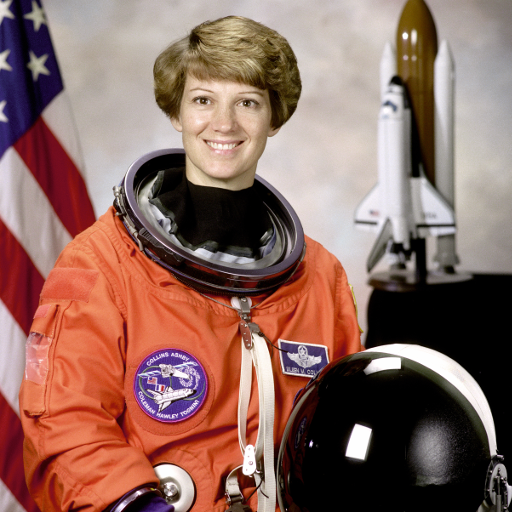
#> input picture skimage.data.astronaut(), 512 x 512 px
$ jupyter execute Computation_with_NumPy_and_N_Dimensional_Arrays.ipynb
#> lines starting #> are read from the running program, lines starting #| are printed output that depends on the picture
# Introduction

In this notebook we'll learn how to use NumPy to work with numerical data.

# Import Statements

[cell 1]
import numpy as np

import matplotlib.pyplot as plt
# from scipy import misc # contains an image of a racoon! - no more image supplies
from skimage import data # importing images
from PIL import Image # for reading image files

# Understanding NumPy's ndarray

NumPy's most amazing feature is the **powerful** ndarray.

#### 1-Dimensional Arrays (Vectors)

[cell 2]
my_array = np.array([1.1, 9.2, 8.1, 4.7])

[cell 3]
my_array.shape

[cell 4]
my_array[2]

[cell 5]
my_array.ndim

#### 2-Dimensional Arrays (Matrices)

[cell 6]
array_2d = np.array([[1, 2, 3, 9],
                     [5, 6, 7, 8]])

[cell 7]
print(f'array_2d has {array_2d.ndim} dimensions')
print(f'Its shape is {array_2d.shape}')
print(f'It has {array_2d.shape[0]} rows and {array_2d.shape[1]} columns')
print(array_2d)

[cell 8]
array_2d[1, 2]

[cell 9]
array_2d[0, :]

#### N-Dimensional Arrays (Tensors)

**Challenge**:
* How many dimensions does the array below have?
* What is its shape (i.e., how many elements are along each axis)?
* Try to access the value `18` in the last line of code.
* Try to retrieve a 1 dimensional vector with the values `[97, 0, 27, 18]`
* Try to retrieve a (3,2) matrix with the values `[[ 0,  4], [ 7,  5], [ 5, 97]]`

*Hint*: You can use the `:` operator just as with Python Lists.

[cell 10]
mystery_array = np.array([[[0, 1, 2, 3],
                           [4, 5, 6, 7]],

                         [[7, 86, 6, 98],
                          [5, 1, 0, 4]],

                          [[5, 36, 32, 48],
                           [97, 0, 27, 18]]])

# Note all the square brackets!

[cell 11]
mystery_array.ndim

[cell 12]
print(f'Its shape has {mystery_array.shape[1]} rows and {mystery_array.shape[2]} columns')

[cell 13]
mystery_array[2][1][3]

[cell 14]
mystery_array[2,1,:]

[cell 15]
mystery_array[:,:,0]

# NumPy Mini-Challenges

#### **Challenge 1**: Use [`.arange()`](https://numpy.org/devdocs/reference/generated/numpy.arange.html)to createa a vector `a` with values ranging from 10 to 29. You should get this:

`print(a)`

`[10 11 12 13 14 15 16 17 18 19 20 21 22 23 24 25 26 27 28 29]`

[cell 16]
a = np.arange(10, 30)
print(a)

#### **Challenge 2**: Use Python slicing techniques on `a` to:
* Create an array containing only the last 3 values of `a`
* Create a subset with only the 4th, 5th, and 6th values
* Create a subset of `a` containing all the values except for the first 12 (i.e., `[22, 23, 24, 25, 26, 27, 28, 29]`)
* Create a subset that only contains the even numbers (i.e, every second number)

[cell 17]
a[-3:]

[cell 18]
a[3:6]

[cell 19]
len(a)

[cell 20]
a[12:]

[cell 21]
a[a%2 == 0]

[cell 22]
a[a%2 != 0]

#### **Challenge 3**:Reverse the order of the values in `a`, so that the first element comes last:

`[29, 28, 27, 26, 25, 24, 23, 22, 21, 20, 19, 18, 17, 16, 15, 14, 13,
       12, 11, 10]`

If you need a hint, you can check out this part of the [NumPy beginner's guide](
https://numpy.org/devdocs/user/absolute_beginners.html#how-to-reverse-an-array)

[cell 23]
reserved_a = np.flip(a)
print(reserved_a)

#### **Challenge 4**: Print out all the indices of the non-zero elements in this array: [6,0,9,0,0,5,0]

[cell 24]
b = np.array([6,0,9,0,0,5,0])
b[b != 0]

#### **Challenge 5**: Use NumPy to generate a 3x3x3 array with random numbers

Hint: Use the [`.random()` function](https://numpy.org/doc/stable/reference/random/index.html?highlight=random#module-numpy.random)

[cell 25]
array_3d = np.random.randint(0, 10, size=(3,3,3))
print(array_3d)

#### **Challenge 6**: Use [`.linspace()`](https://numpy.org/doc/stable/reference/generated/numpy.linspace.html) to create a vector `x` of size 9 with values spaced out evenly between 0 to 100 (both included).

[cell 26]
x = np.linspace(0, 100, 9)
print(x)

#### **Challenge 7**: Use [`.linspace()`](https://numpy.org/doc/stable/reference/generated/numpy.linspace.html) to create another vector `y` of size 9 with values between -3 to 3 (both included). Then plot `x` and `y` on a line chart using Matplotlib.

[cell 27]
import matplotlib.pyplot as plt

[cell 28]
y = np.linspace(-3, 3, 9)

[cell 29]
plt.plot(x, y)
plt.show()
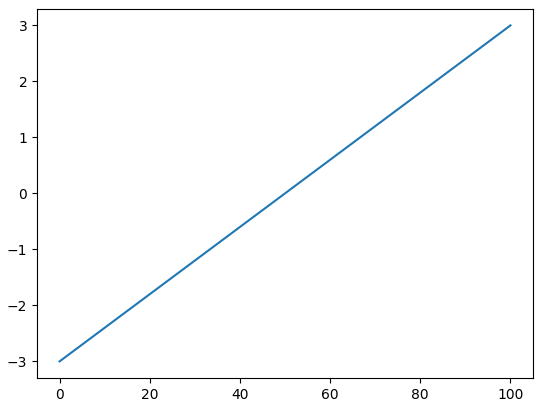
#> figure drawn by matplotlib, 1 panel

#### **Challenge 8**: Use NumPy to generate an array called `noise` with shape 128x128x3 that has random values. Then use Matplotlib's [`.imshow()`](https://matplotlib.org/3.1.1/api/_as_gen/matplotlib.pyplot.imshow.html) to display the array as an image.

[cell 30]
noise = np.random.rand(128, 128, 3)

[cell 31]
plt.imshow(noise)
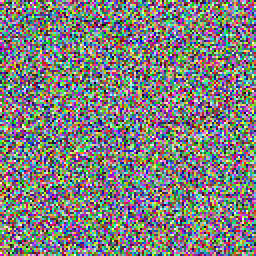
#> shown: shape (128, 128, 3) float64 (shown 2 times larger); mean R, G, B 0.499, 0.499, 0.495

# Linear Algebra with Vectors

[cell 32]
v1 = np.array([4, 5, 2, 7])
v2 = np.array([2, 1, 3, 3])

[cell 33]
# Python Lists vs ndarrays
list1 = [4, 5, 2, 7]
list2 = [2, 1, 3, 3]

[cell 34]
v1 + v2

[cell 35]
list1 + list2

# Broadcasting and Scalars

[cell 36]
v1 + 3

[cell 37]
v2 + 3

[cell 38]
v1 * 0

[cell 39]
v2 * 10

# Matrix Multiplication with @ and .matmul()

[cell 40]
a1 = np.array([[1, 3],
               [0, 1],
               [6, 2],
               [9, 7]])

b1 = np.array([[4, 1, 3],
               [5, 8, 5]])

print(f'{a1.shape}: a has {a1.shape[0]} rows and {a1.shape[1]} columns.')
print(f'{b1.shape}: b has {b1.shape[0]} rows and {b1.shape[1]} columns.')
print('Dimensions of result: (4x2)*(2x3)=(4x3)')

**Challenge**: Let's multiply `a1` with `b1`. Looking at the wikipedia example above, work out the values for c12 and c33 on paper. Then use the [`.matmul()`](https://numpy.org/doc/stable/reference/generated/numpy.matmul.html) function or the `@` operator to check your work.

[cell 41]
a1[0][0]*b1[0][1] + a1[0][1]*b1[1][1]

[cell 42]
a1[2][0]*b1[0][2] + a1[2][1]*b1[1][2]

[cell 43]
np.matmul(a1, b1)

[cell 44]
a1 @ b1

# Manipulating Images as ndarrays

[cell 45]
img = data.astronaut()
#> img is the input picture: shape (512, 512, 3); mean R, G, B 141.6, 105.8, 96.5
plt.imshow(img)
plt.axis('off')
plt.show()

**Challenge**: What is the data type of `img`? Also, what is the shape of `img` and how many dimensions does it have? What is the resolution of the image?

[cell 46]
type(img)

[cell 47]
img.shape
#> Out = (512, 512, 3)

[cell 48]
img.ndim
#> Out = 3

**Challenge**: Convert the image to black and white. The values in our `img` range from 0 to 255.
* Divide all the values by 255 to convert them to sRGB, where all the values are between 0 and 1.
* Next, multiply the sRGB array by the `grey_vals` to convert the image to grey scale.
* Finally use Matplotlib's [`.imshow()`](https://matplotlib.org/3.1.1/api/_as_gen/matplotlib.pyplot.imshow.html) together with the colormap parameter set to gray `cmap=gray` to look at the results.

[cell 49]
sRGB_array = img / 255
grey_vals = np.array([0.2126, 0.7152, 0.0722])

[cell 50]
img_gray = sRGB_array @ grey_vals
img_gray = np.matmul(sRGB_array, grey_vals)

[cell 51]
plt.imshow(img_gray, cmap='gray')
plt.axis('off')
plt.show()

**Challenge**: Can you manipulate the images by doing some operations on the underlying ndarrays? See if you can change the values in the ndarray so that:

1) You flip the grayscale image upside down

2) Rotate the colour image

3) Invert (i.e., solarize) the colour image. To do this you need to converting all the pixels to their "opposite" value, so black (0) becomes white (255).

#### Challenge Solutions

[cell 52]
upside_down = np.flip(img_gray, axis=0)
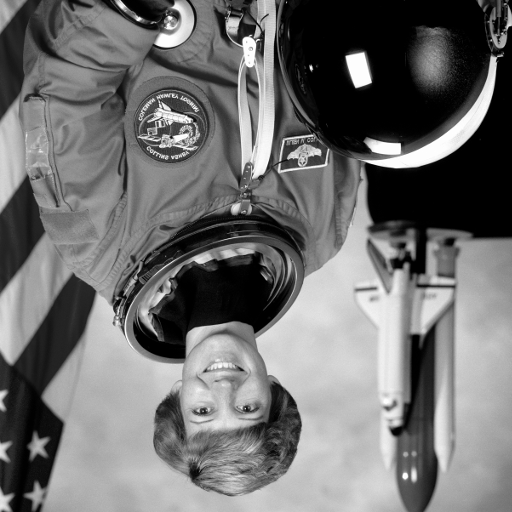
#> upside_down: shape (512, 512) float64; min 0, max 1, mean 0.442
plt.imshow(upside_down, cmap='gray')
plt.axis('off')
plt.show()

[cell 53]
rotate_pic = np.rot90(img)
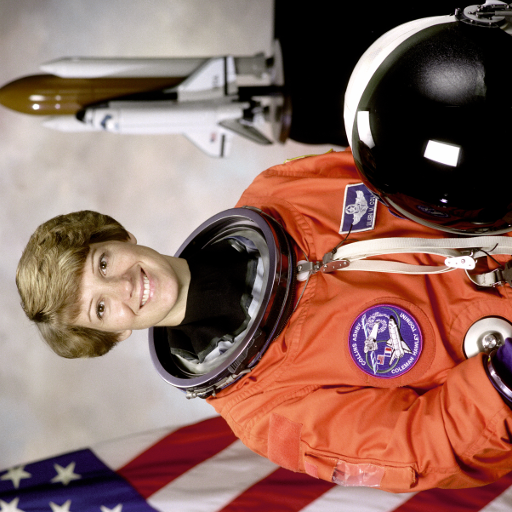
#> rotate_pic: shape (512, 512, 3); mean R, G, B 141.6, 105.8, 96.5
plt.imshow(rotate_pic)
plt.axis('off')
plt.show()

[cell 54]
inverted_pic = 255 - img
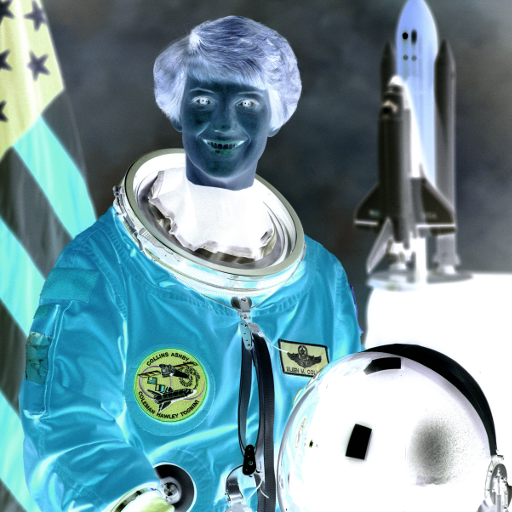
#> inverted_pic: shape (512, 512, 3); mean R, G, B 113.4, 149.2, 158.5
plt.imshow(inverted_pic)
plt.axis('off')
plt.show()

# Use your Own Image!

[cell 55]
file_name = 'yummy_macarons.jpg'

#### Use PIL to open

[cell 56]
my_img = Image.open(file_name)
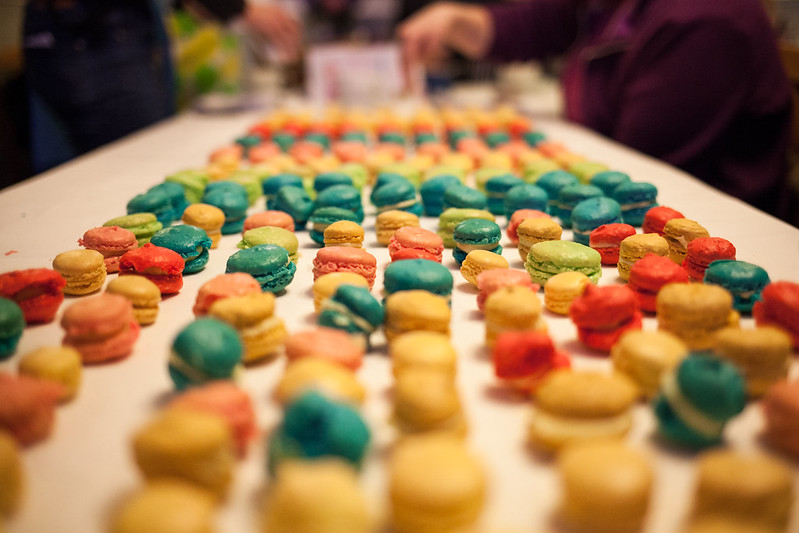
#> input picture yummy_macarons.jpg, 799 x 533 px
#> my_img is the input picture: PIL image 799x533 RGB; mean R, G, B 156.7, 118.6, 78.2
img_array = np.array(my_img)
plt.imshow(img_array)
plt.axis('off')
plt.show()

[cell 57]
type(img_array)

[cell 58]
img_array.shape
#> Out = (533, 799, 3)

[cell 59]
img_array.ndim
#> Out = 3

[cell 60]
flipped_img = np.flip(img_array, axis=0)
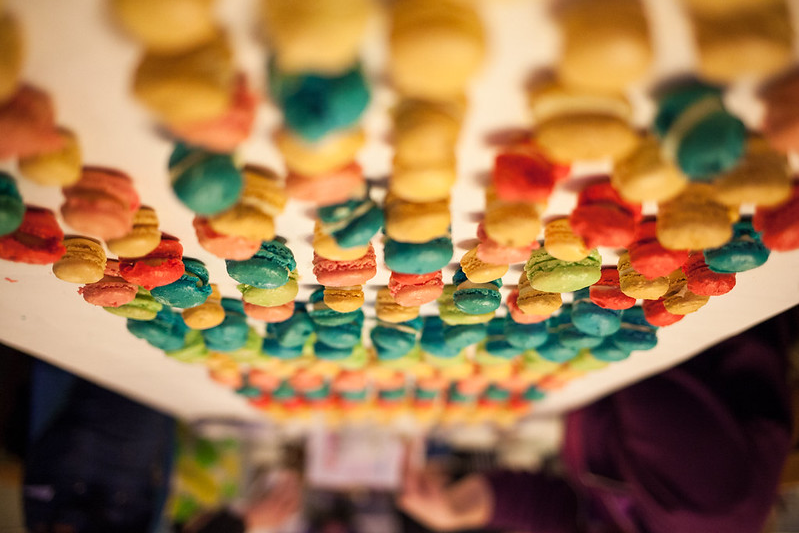
#> flipped_img: shape (533, 799, 3); mean R, G, B 156.7, 118.6, 78.2
plt.imshow(flipped_img)
plt.axis('off')
plt.show()

[cell 61]
rotated_img = np.rot90(img_array)
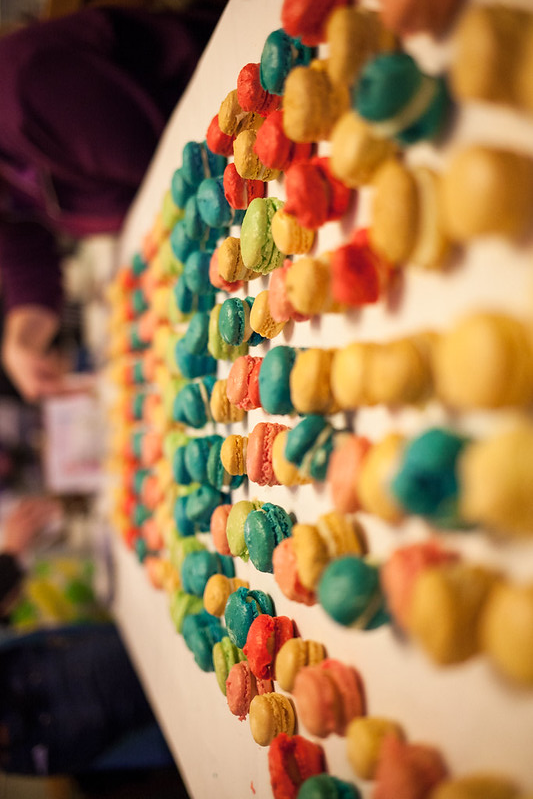
#> rotated_img: shape (799, 533, 3); mean R, G, B 156.7, 118.6, 78.2
plt.imshow(rotated_img)
plt.axis('off')
plt.show()

[cell 62]
sRGB_img = img_array / 255
grey_my_image = sRGB_img @ grey_vals
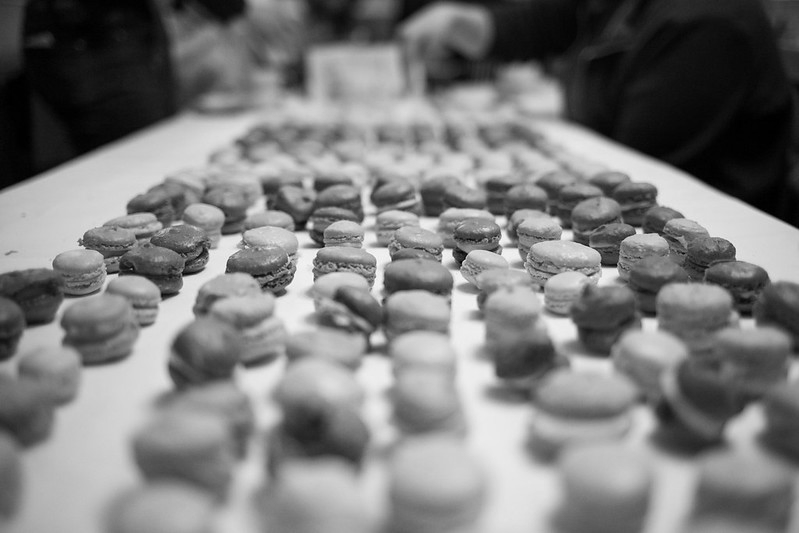
#> grey_my_image: shape (533, 799) float64; min 0, max 0.99, mean 0.485
plt.imshow(grey_my_image, cmap='gray')
plt.axis('off')
plt.show()

[cell 63]
inverted_my_img = 255 - img_array
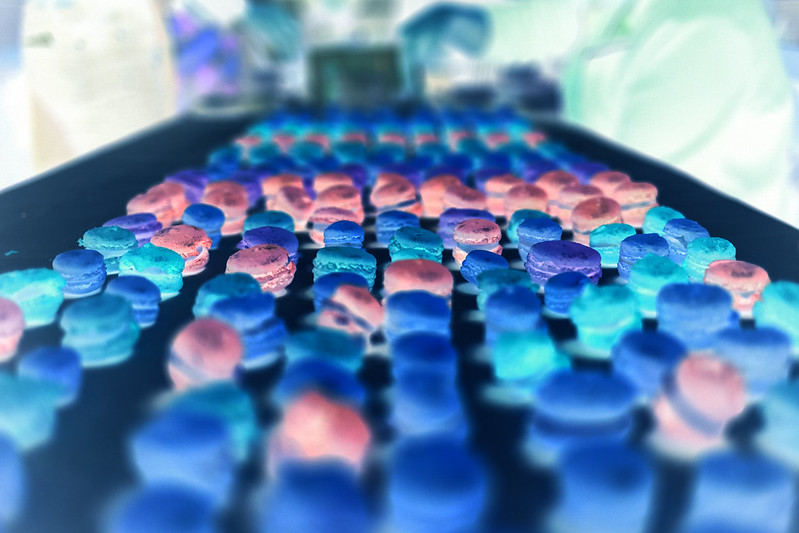
#> inverted_my_img: shape (533, 799, 3); mean R, G, B 98.3, 136.4, 176.8
plt.imshow(inverted_my_img)
plt.axis('off')
plt.show()
